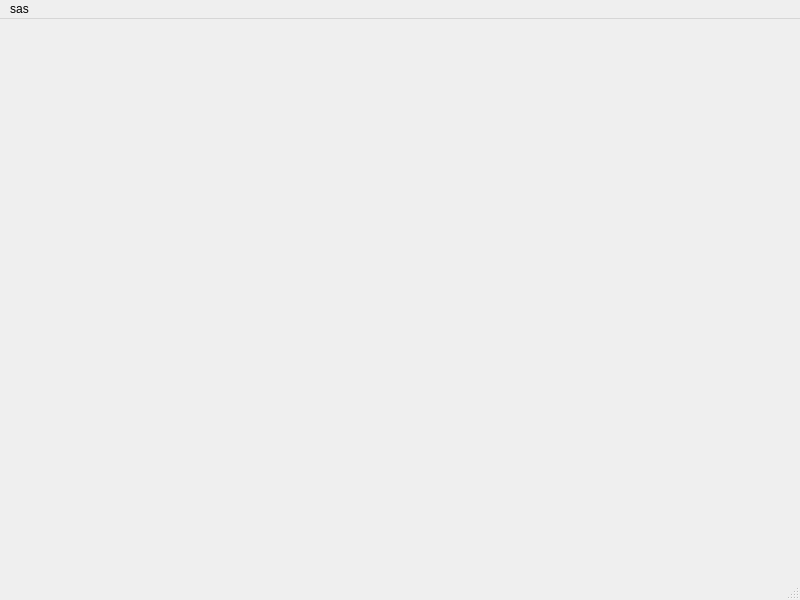
<?xml version="1.0" encoding="UTF-8"?>
<ui version="4.0">
 <class>MainWindow</class>
 <widget class="QMainWindow" name="MainWindow">
  <property name="geometry">
   <rect>
    <x>0</x>
    <y>0</y>
    <width>800</width>
    <height>600</height>
   </rect>
  </property>
  <property name="windowTitle">
   <string>MainWindow</string>
  </property>
  <widget class="QWidget" name="centralwidget"/>
  <widget class="QMenuBar" name="menubar">
   <property name="geometry">
    <rect>
     <x>0</x>
     <y>0</y>
     <width>800</width>
     <height>28</height>
    </rect>
   </property>
   <widget class="QMenu" name="menusas">
    <property name="title">
     <string>sas</string>
    </property>
    <addaction name="actionsasa"/>
   </widget>
   <addaction name="menusas"/>
  </widget>
  <widget class="QStatusBar" name="statusbar"/>
  <action name="actionsasa">
   <property name="text">
    <string>sasa</string>
   </property>
  </action>
 </widget>
 <resources/>
 <connections/>
</ui>
